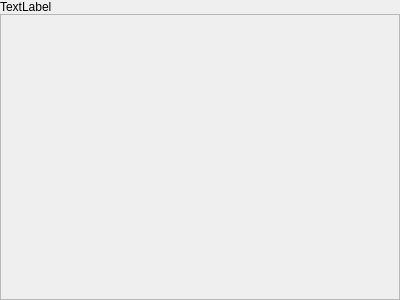
<?xml version="1.0" encoding="UTF-8"?>
<ui version="4.0">
 <class>DetailEditor_Parameter</class>
 <widget class="QWidget" name="DetailEditor_Parameter">
  <property name="geometry">
   <rect>
    <x>0</x>
    <y>0</y>
    <width>400</width>
    <height>300</height>
   </rect>
  </property>
  <property name="windowTitle">
   <string>Form</string>
  </property>
  <layout class="QVBoxLayout" name="verticalLayout" stretch="0,10">
   <property name="spacing">
    <number>0</number>
   </property>
   <property name="leftMargin">
    <number>0</number>
   </property>
   <property name="topMargin">
    <number>0</number>
   </property>
   <property name="rightMargin">
    <number>0</number>
   </property>
   <property name="bottomMargin">
    <number>0</number>
   </property>
   <item>
    <widget class="QLabel" name="DetailEditor_ParameterName">
     <property name="text">
      <string>TextLabel</string>
     </property>
    </widget>
   </item>
   <item>
    <widget class="QScrollArea" name="DetailEditor_ParameterScroll">
     <property name="widgetResizable">
      <bool>true</bool>
     </property>
     <widget class="QWidget" name="scrollAreaWidgetContents">
      <property name="geometry">
       <rect>
        <x>0</x>
        <y>0</y>
        <width>398</width>
        <height>286</height>
       </rect>
      </property>
      <layout class="QVBoxLayout" name="scroll_verticalLayout">
       <property name="spacing">
        <number>0</number>
       </property>
       <property name="leftMargin">
        <number>1</number>
       </property>
       <property name="topMargin">
        <number>1</number>
       </property>
       <property name="rightMargin">
        <number>1</number>
       </property>
       <property name="bottomMargin">
        <number>1</number>
       </property>
      </layout>
     </widget>
    </widget>
   </item>
  </layout>
 </widget>
 <resources/>
 <connections/>
</ui>
